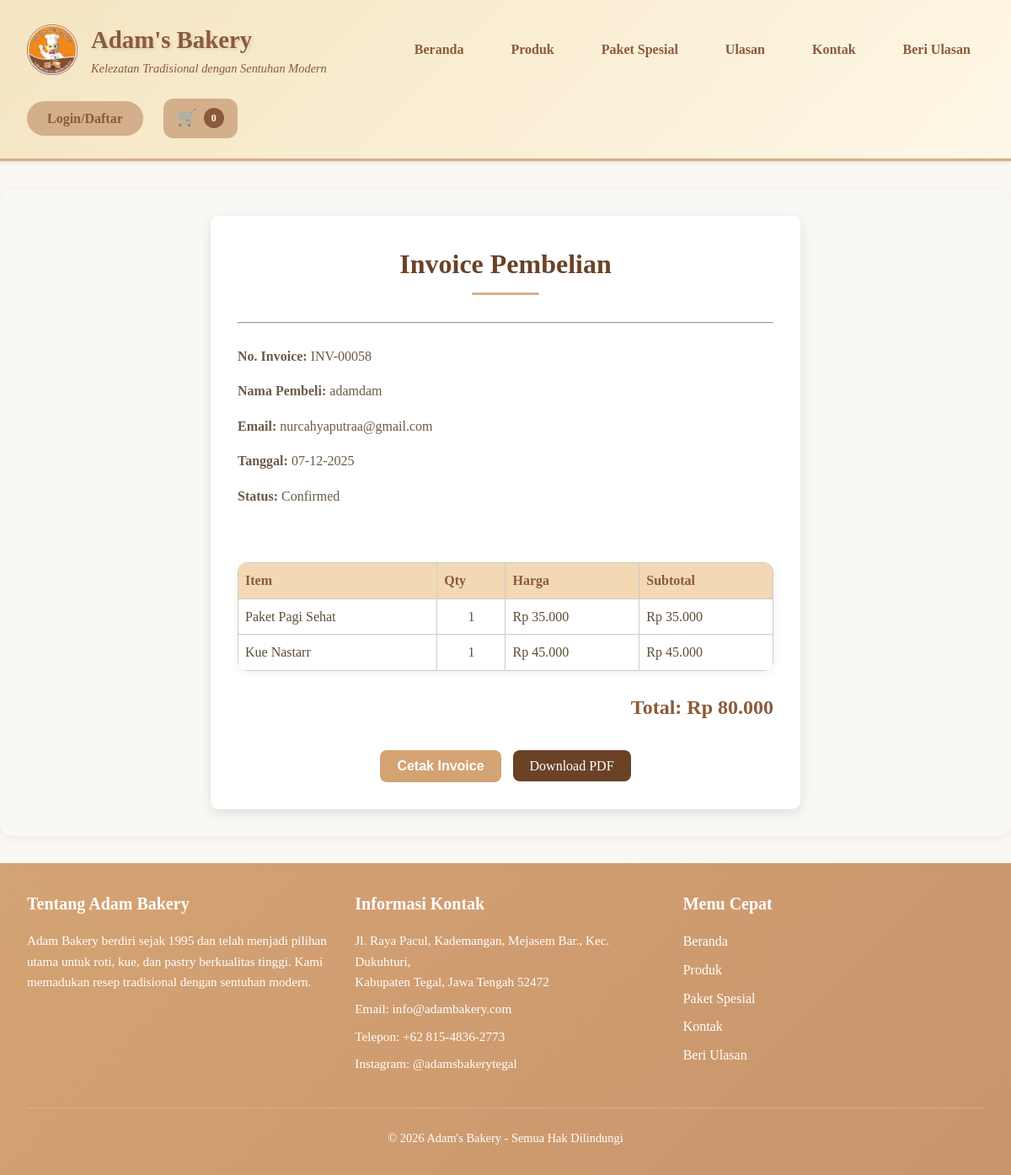
Page /invoice.php?transaction_id=58 on the committed database.
### tables this page shows
CREATE TABLE `transactions` (
  `id` int(11) NOT NULL AUTO_INCREMENT,
  `nama_pembeli` varchar(255) NOT NULL,
  `email` varchar(255) NOT NULL,
  `phone` varchar(20) DEFAULT NULL,
  `alamat` text DEFAULT NULL,
  `total_amount` decimal(10,2) NOT NULL,
  `payment_method` enum('transfer_bank') DEFAULT 'transfer_bank',
  `bank_name` varchar(100) DEFAULT NULL,
  `account_name` varchar(255) DEFAULT NULL,
  `account_number` varchar(50) DEFAULT NULL,
  `transfer_amount` decimal(10,2) DEFAULT NULL,
  `transfer_proof` varchar(255) DEFAULT NULL,
  `status` enum('pending','confirmed','cancelled') DEFAULT 'pending',
  `created_at` timestamp NOT NULL DEFAULT current_timestamp(),
  `updated_at` timestamp NOT NULL DEFAULT current_timestamp() ON UPDATE current_timestamp(),
  `customer_id` int(11) DEFAULT NULL,
  `bukti_pembayaran` varchar(255) DEFAULT NULL COMMENT 'bukti pembayaran',
  `admin_notified_at` timestamp NULL DEFAULT NULL COMMENT 'Waktu notifikasi admin dikirim',
  `admin_notified_status` enum('pending','sent','failed') DEFAULT 'pending' COMMENT 'Status pengiriman notifikasi ke admin (pending/sent/failed)',
  `admin_notifications_disabled` tinyint(1) DEFAULT 0,
  PRIMARY KEY (`id`),
  KEY `idx_transaction_customer` (`customer_id`),
  CONSTRAINT `transactions_ibfk_1` FOREIGN KEY (`customer_id`) REFERENCES `customer_users` (`id`) ON DELETE SET NULL
);

CREATE TABLE `transaction_items` (
  `id` int(11) NOT NULL AUTO_INCREMENT,
  `transaction_id` int(11) NOT NULL,
  `product_id` int(11) DEFAULT NULL,
  `package_id` int(11) DEFAULT NULL,
  `item_type` enum('product','package') NOT NULL,
  `quantity` int(11) NOT NULL DEFAULT 1,
  `price` decimal(10,2) NOT NULL,
  PRIMARY KEY (`id`),
  KEY `idx_transaction_id` (`transaction_id`),
  KEY `idx_product_id` (`product_id`),
  KEY `idx_package_id` (`package_id`),
  CONSTRAINT `transaction_items_ibfk_1` FOREIGN KEY (`transaction_id`) REFERENCES `transactions` (`id`) ON DELETE CASCADE,
  CONSTRAINT `transaction_items_ibfk_2` FOREIGN KEY (`product_id`) REFERENCES `products` (`id`) ON DELETE SET NULL,
  CONSTRAINT `transaction_items_ibfk_3` FOREIGN KEY (`package_id`) REFERENCES `packages` (`id`) ON DELETE SET NULL
);

### invoice.php (the view, shortened to what this page needs)
<?php
include 'includes/header.php';
$transaction = null;
$items = null;
$transaction_id = isset($_GET['transaction_id']) ? intval($_GET['transaction_id']) : 0;
if ($transaction_id > 0) {
    $stmt = $conn->prepare("SELECT * FROM transactions WHERE id = ?");
    $stmt->bind_param('i', $transaction_id);
    $stmt->execute();
    $result = $stmt->get_result();
    if ($result && $result->num_rows > 0) {
        $transaction = $result->fetch_assoc();
        $items_stmt = $conn->prepare("
            SELECT ti.*,
                   CASE
                       WHEN ti.item_type = 'product' THEN p.nama
                       WHEN ti.item_type = 'package' THEN pkg.nama
                   END as item_name
            FROM transaction_items ti
            LEFT JOIN products p ON ti.product_id = p.id
            LEFT JOIN packages pkg ON ti.package_id = pkg.id
            WHERE ti.transaction_id = ?
        ");
        $items_stmt->bind_param('i', $transaction_id);
        $items_stmt->execute();
        $items = $items_stmt->get_result();
    }
}
?>
<main style="background: #fff; padding: 2rem; margin: 2rem auto; max-width: 700px; border-radius: 10px; box-shadow: 0 5px 15px rgba(0,0,0,0.1);">
    <?php if ($transaction): ?>
        <h2 style="text-align: center; color: #6b4226;">Invoice Pembelian</h2>
        <hr><br>
        <p><strong>No. Invoice:</strong> INV-<?php echo str_pad($transaction['id'], 5, '0', STR_PAD_LEFT); ?></p>
        <p><strong>Nama Pembeli:</strong> <?php echo htmlspecialchars($transaction['nama_pembeli'], ENT_QUOTES, 'UTF-8'); ?></p>
        <p><strong>Email:</strong> <?php echo htmlspecialchars($transaction['email'], ENT_QUOTES, 'UTF-8'); ?></p>
        <p><strong>Tanggal:</strong> <?php echo date('d-m-Y', strtotime($transaction['created_at'])); ?></p>
        <p><strong>Status:</strong> <?php echo htmlspecialchars(ucfirst($transaction['status']), ENT_QUOTES, 'UTF-8'); ?></p>
        <br>
        <?php if ($items && $items->num_rows > 0): ?>
        <table style="width:100%; border-collapse: collapse;">
            <thead>
                <tr style="background: #f2d9b3;">
                    <th style="padding: 8px; border: 1px solid #ccc;">Item</th>
                    <th style="padding: 8px; border: 1px solid #ccc;">Qty</th>
                    <th style="padding: 8px; border: 1px solid #ccc;">Harga</th>
                    <th style="padding: 8px; border: 1px solid #ccc;">Subtotal</th>
                </tr>
            </thead>
            <tbody>
                <?php
                $total = 0;
                while ($item = $items->fetch_assoc()):
                    $subtotal = $item['price'] * $item['quantity'];
                    $total += $subtotal;
                ?>
                <tr>
                    <td style="padding: 8px; border: 1px solid #ccc;"><?php echo htmlspecialchars($item['item_name']); ?></td>
                    <td style="padding: 8px; border: 1px solid #ccc; text-align: center;"><?php echo $item['quantity']; ?></td>
                    <td style="padding: 8px; border: 1px solid #ccc;">Rp <?php echo number_format($item['price'], 0, ',', '.'); ?></td>
                    <td style="padding: 8px; border: 1px solid #ccc;">Rp <?php echo number_format($subtotal, 0, ',', '.'); ?></td>
                </tr>
                <?php endwhile; ?>
            </tbody>
        </table>
        <h3 style="text-align: right; margin-top: 1rem;">Total: Rp <?php echo number_format($total, 0, ',', '.'); ?></h3>
        <?php endif; ?>
        <div style="text-align: center; margin-top: 2rem;">
            <button onclick="window.print()"
                style="background: #d4a373; color: white; border: none; padding: 10px 20px; border-radius: 8px; cursor: pointer; margin-right: 10px;">
                Cetak Invoice
            </button>
            <a href="invoice_download.php?transaction_id=<?php echo $transaction_id; ?>"
                style="background: #6b4226; color: white; text-decoration: none; padding: 10px 20px; border-radius: 8px;">
                Download PDF
            </a>
        </div>
    <?php else: ?>
        <p>Data transaksi tidak ditemukan.</p>
    <?php endif; ?>
</main>
<?php include 'includes/footer.php'; ?>

### assets/css/style.css (style rules this page uses)
* { margin: 0; padding: 0; box-sizing: border-box; }
html, body { height: 100%; }
body { font-family: "Georgia", "Times New Roman", serif; font-size: 1rem; line-height: 1.6; color: #5d4e37; background-color: #faf8f5; display: flex; flex-direction: column; }
:root { --color-primary: #8b5a3c; --color-primary-dark: #6b4423; --color-primary-light: #c19a6b; --color-secondary: #d4af8c; --color-secondary-light: #f4e4c1; --color-secondary-lighter: #fff8e7; --color-white: #ffffff; --color-light-bg: #faf8f5; --color-light-border: #f0e0c0; --color-text-primary: #5d4e37; --color-text-secondary: #6b5b47; --color-text-light: #8b5a3c; --color-success: #28a745; --color-error: #dc3545; --color-warning: #ffc107; --color-info: #17a2b8; --spacing-xs: 0.25rem; --spacing-sm: 0.5rem; --spacing-md: 1rem; --spacing-lg: 1.5rem; --spacing-xl: 2rem; --spacing-2xl: 3rem; --radius-sm: 8px; --radius-md: 12px; --radius-lg: 15px; --radius-full: 50px; --shadow-sm: 0 2px 8px rgba(139, 90, 60, 0.1); --shadow-md: 0 4px 12px rgba(139, 90, 60, 0.15); --shadow-lg: 0 8px 25px rgba(139, 90, 60, 0.2); --transition: all 0.3s ease; }
h1, h2, h3, h4, h5, h6 { color: var(--color-primary); font-weight: 600; margin-bottom: var(--spacing-md); }
h2 { font-size: 2rem; position: relative; text-align: center; padding-bottom: var(--spacing-md); }
h2::after { content: ""; display: block; width: 80px; height: 3px; background-color: var(--color-secondary); margin: var(--spacing-sm) auto 0; border-radius: 2px; }
h3 { font-size: 1.5rem; }
p { margin-bottom: var(--spacing-md); color: var(--color-text-secondary); }
a { color: var(--color-primary); text-decoration: none; transition: var(--transition); }
main { background-color: var(--color-light-bg); border-radius: var(--radius-lg); padding: var(--spacing-xl); box-shadow: var(--shadow-sm); position: relative; }
button, .btn, input[type="submit"] { background: linear-gradient(135deg, var(--color-secondary) 0%, var(--color-primary-light) 100%); color: var(--color-white); padding: var(--spacing-md) var(--spacing-xl); border: none; border-radius: var(--radius-full); font-size: 1rem; font-weight: 600; cursor: pointer; transition: var(--transition); display: inline-block; text-align: center; text-decoration: none; user-select: none; }
table { width: 100%; border-collapse: collapse; background: var(--color-white); border-radius: var(--radius-md); overflow: hidden; box-shadow: var(--shadow-sm); margin: var(--spacing-lg) 0; }
thead { background-color: var(--color-secondary-light); }
th, td { padding: var(--spacing-md); text-align: left; border-bottom: 1px solid var(--color-secondary-light); }
th { color: var(--color-primary); font-weight: 600; }

### rows in the picture
transactions: id "00058", nama_pembeli "adamdam", email "nurcahyaputraa@gmail.com", created_at "07-12-2025", status "Confirmed"
transaction_items: item_name "Paket Pagi Sehat", quantity "1", price "35.000", subtotal "35.000"
transaction_items: item_name "Kue Nastarr", quantity "1", price "45.000", subtotal "45.000"

### other values in the picture
APP_NAME "Adam's Bakery"
$cartSummary['count'] "0"
$total "80.000"
